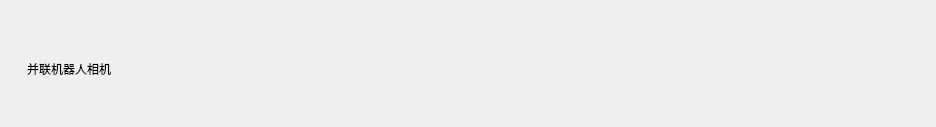
<?xml version="1.0" encoding="UTF-8"?>
<ui version="4.0">
 <class>TitleWidget</class>
 <widget class="QWidget" name="TitleWidget">
  <property name="geometry">
   <rect>
    <x>0</x>
    <y>0</y>
    <width>936</width>
    <height>127</height>
   </rect>
  </property>
  <property name="windowTitle">
   <string>TitleWidget</string>
  </property>
  <layout class="QHBoxLayout" name="horizontalLayout">
   <property name="spacing">
    <number>10</number>
   </property>
   <property name="leftMargin">
    <number>10</number>
   </property>
   <property name="topMargin">
    <number>10</number>
   </property>
   <property name="rightMargin">
    <number>10</number>
   </property>
   <property name="bottomMargin">
    <number>0</number>
   </property>
   <item>
    <widget class="QLabel" name="iconLabel">
     <property name="enabled">
      <bool>true</bool>
     </property>
     <property name="styleSheet">
      <string notr="true"/>
     </property>
     <property name="text">
      <string/>
     </property>
     <property name="scaledContents">
      <bool>false</bool>
     </property>
     <property name="wordWrap">
      <bool>false</bool>
     </property>
    </widget>
   </item>
   <item>
    <widget class="QLabel" name="titleLabel">
     <property name="styleSheet">
      <string notr="true">font: 75 16pt &quot;微软雅黑&quot;;</string>
     </property>
     <property name="text">
      <string>并联机器人相机</string>
     </property>
     <property name="textFormat">
      <enum>Qt::AutoText</enum>
     </property>
    </widget>
   </item>
   <item>
    <spacer name="horizontalSpacer">
     <property name="orientation">
      <enum>Qt::Horizontal</enum>
     </property>
     <property name="sizeHint" stdset="0">
      <size>
       <width>40</width>
       <height>20</height>
      </size>
     </property>
    </spacer>
   </item>
   <item>
    <widget class="QPushButton" name="settingBtn">
     <property name="toolTip">
      <string>设置</string>
     </property>
     <property name="styleSheet">
      <string notr="true">#settingBtn{border-image: url(:/image/setting.png);
    border: none;
    background-repeat: no-repeat;
	height:30;
	width:30;
}
#settingBtn:hover
{
    border-image: url(:/image/setting_hover.png);
    border: none;
    background-repeat: no-repeat;
}</string>
     </property>
     <property name="text">
      <string/>
     </property>
    </widget>
   </item>
   <item>
    <widget class="QPushButton" name="minimizeBtn">
     <property name="toolTip">
      <string>最小化</string>
     </property>
     <property name="styleSheet">
      <string notr="true">#minimizeBtn{border-image: url(:/image/minimize.png);
    border: none;
    background-repeat: no-repeat;
	height:30;
	width:30;
}
#minimizeBtn:hover
{
    border-image: url(:/image/minimize_hover.png);
    border: none;
    background-repeat: no-repeat;
}</string>
     </property>
     <property name="text">
      <string/>
     </property>
    </widget>
   </item>
   <item>
    <widget class="QPushButton" name="closeBtn">
     <property name="toolTip">
      <string>关闭</string>
     </property>
     <property name="styleSheet">
      <string notr="true">#closeBtn{border-image: url(:/image/close.png);
    border: none;
    background-repeat: no-repeat;
	height:30;
	width:30;
}
#closeBtn:hover
{
    border-image: url(:/image/close_hover.png);
    border: none;
    background-repeat: no-repeat;
}</string>
     </property>
     <property name="text">
      <string/>
     </property>
    </widget>
   </item>
  </layout>
 </widget>
 <layoutdefault spacing="6" margin="11"/>
 <resources>
  <include location="res.qrc"/>
 </resources>
 <connections/>
</ui>
